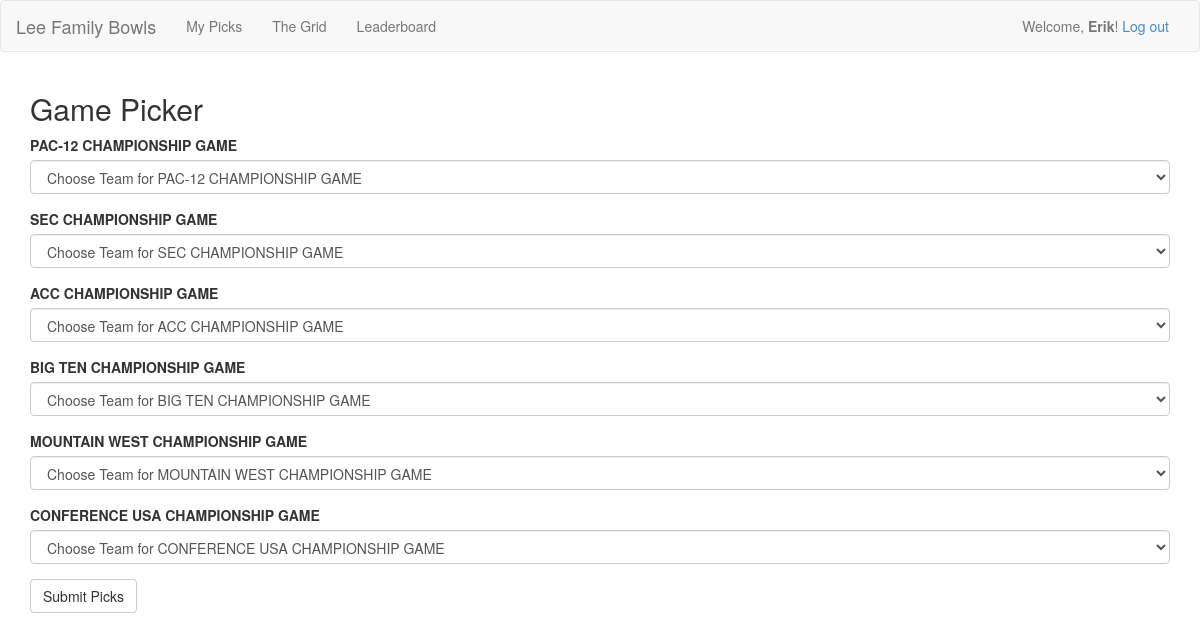
Page /games/yourpicks/ (signed in) on the earlier database version.
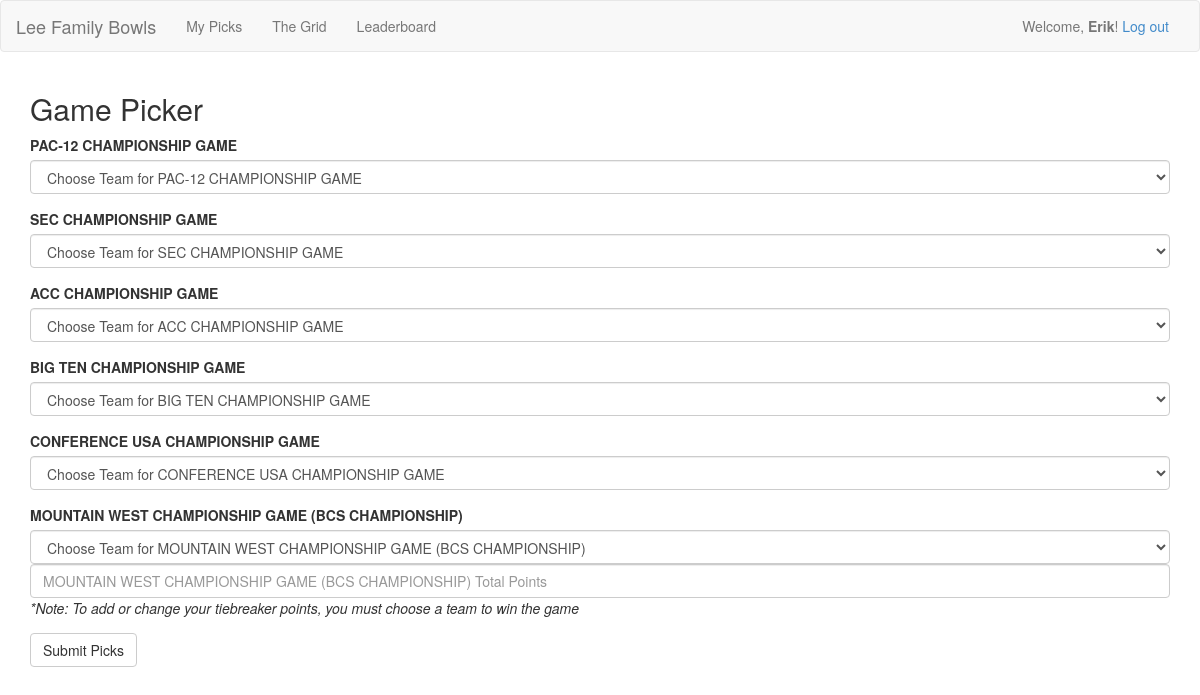
Same page on the later database version.
### picks/models.py (models this page shows, shortened)
class Game(models.Model):
    game = models.CharField(max_length = 80)
    kickoff_time = models.DateTimeField()
    weight = models.IntegerField(default = 1)
    totalscore = models.IntegerField(null=True, blank=True)
    season = models.CharField(max_length = 80)

### picks/views.py (the view)
def pickwinners(request):
    if not request.user.is_authenticated():
        return HttpResponseRedirect(reverse('accounts:login_page'))
    else:
        game_list = Game.objects.filter(season=currentseason)
        user_ob = request.user
        context = {'game_list': game_list, 'user_ob': user_ob}
        return render(request, 'picks/gamepicks.html', context)

### picks/templates/picks/gamepicks.html (shortened to what this page needs)
{% extends "base.html" %}
{% block content %}
<div class="container">
    <h2>Game Picker</h2>
    {% if game_list %}
	    <form action="{% url 'picks:index' %}" method="post" role="form">
        {% for bowl in game_list %}
            <div class="form-group">
	            <label for="game">{{ bowl.game }}</label>
		        <select name="{{ bowl.id }}" class="form-control">
			        <option value="">Choose Team for {{ bowl.game }}</option>
		        </select>
	            {% if 'BCS' in bowl.game %}
	            <input name="{{ bowl.id }}_tiebreak" class="form-control" placeholder="{{ bowl.game }} Total Points">
	            <p><i>*Note: To add or change your tiebreaker points, you must choose a team to win the game</i></p>
		        {% endif %}
		    </div>
        {% endfor %}
	    <button type="submit" class="btn btn-default">Submit Picks</button>
	    </form>
    {% else %}
        <p>No games are available<p>
    {% endif %}
</div>
{% endblock %}

### templates/base.html (shortened to what this page needs)
<!DOCTYPE html>
{% load staticfiles %}
<html>
    <head>
		<link href="{% static 'bootstrap/css/bootstrap.min.css' %}" rel="stylesheet" media="screen">
    </head>
    <body>
    	<nav class="navbar navbar-default">
    		<div class="container-fluid">
    			<div class="navbar-header">
    				<a class="navbar-brand" href="{% url 'home' %}">Lee Family Bowls</a>
    			</div>
    			<div class="collapse navbar-collapse">
    				<ul class="nav navbar-nav">
    					<li><a href="{% url 'picks:index' %}">My Picks</a></li>
    					<li><a href="{% url 'picks:grid' %}">The Grid</a></li>
    					<li><a href="{% url 'picks:leaderboard' %}">Leaderboard</a></li>
    				</ul>
      			<ul class="nav navbar-nav navbar-right">
      				{% if user.is_active %}
      				<p class="navbar-text">Welcome, <strong>{% firstof user.get_short_name user.get_username %}</strong>!
      				{% block userlinks %}
      					<a href="{% url 'accounts:logout' %}">Log out</a>
      				{% endblock %}
      				{% else %}
      				<p class="navbar-text">Welcome, Guest!
      					<a href="{% url 'accounts:login_page' %}">Log In</a> or
      					<a href="{% url 'accounts:registration_page' %}">Register</a> to start making your picks
      				{% endif %}
            </ul>
    			</div>
    		</div>
    	</nav>
      {% block content %}{% endblock %}
    </body>
</html>

Differences in the rows shown:
removed Game: game "MOUNTAIN WEST CHAMPIONSHIP GAME"
added Game: game "MOUNTAIN WEST CHAMPIONSHIP GAME (BCS CHAMPIONSHIP)", game "MOUNTAIN WEST CHAMPIONSHIP GAME (BCS CHAMPIONSHIP) Total Points"
